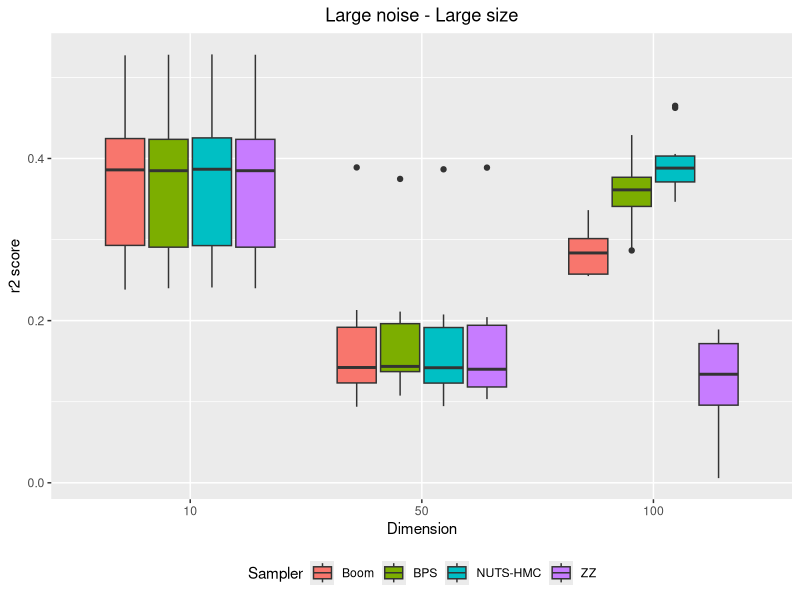

This chart was generated by the following R code:
# plot by number of dimensions
library(ggplot2)

r2scores_bk_d10_n1000_slar = read.csv("r2scores_bk_d10_n1000_slar.csv")
r2scores_zz_d10_n1000_slar = read.csv("r2scores_zz_d10_n1000_slar.csv")
r2scores_hmc_d10_n1000_slar = read.csv("r2scores_hmc_d10_n1000_slar.csv")
r2scores_bps_d10_n1000_slar = read.csv("r2scores_bps_d10_n1000_slar.csv")
r2scores_bk_d50_n1000_slar = read.csv("r2scores_bk_d50_n1000_slar.csv")
r2scores_zz_d50_n1000_slar = read.csv("r2scores_zz_d50_n1000_slar.csv")
r2scores_hmc_d50_n1000_slar = read.csv("r2scores_hmc_d50_n1000_slar.csv")
r2scores_bps_d50_n1000_slar = read.csv("r2scores_bps_d50_n1000_slar.csv")
r2scores_bk_d100_n10000_slar = read.csv("r2scores_bk_d100_n10000_slar.csv")
r2scores_zz_d100_n10000_slar = read.csv("r2scores_zz_d100_n10000_slar.csv")
r2scores_hmc_d100_n10000_slar = read.csv("r2scores_hmc_d100_n10000_slar.csv")
r2scores_bps_d100_n10000_slar = read.csv("r2scores_bps_d100_n10000_slar.csv")

#dataframe creation 
r2scores_d10 = c(r2scores_bk_d10_n1000_slar$X0,r2scores_bps_d10_n1000_slar$X0,r2scores_zz_d10_n1000_slar$X0,r2scores_hmc_d10_n1000_slar$X0)
r2scores_d50 = c(r2scores_bk_d50_n1000_slar$X0,r2scores_bps_d50_n1000_slar$X0,r2scores_zz_d50_n1000_slar$X0,r2scores_hmc_d50_n1000_slar$X0)
r2scores_d100 = c(r2scores_bk_d100_n10000_slar$X0,r2scores_bps_d100_n10000_slar$X0,r2scores_zz_d100_n10000_slar$X0,r2scores_hmc_d100_n10000_slar$X0)
r2scores_val = c(r2scores_d10, r2scores_d50, r2scores_d100)
r2scores = c("10", "50", "100")
d_val = rep(r2scores, each=40)
samplers = c("Boom", "BPS", "ZZ", "NUTS-HMC")
s_val = c(rep(samplers, each=10),rep(samplers, each=10),rep(samplers, each=10))

df = data.frame(d_val, r2scores_val, s_val)

#plot 
png("r2scores_by_dimension_nlar_slar.png", units="in", width=5, height=5, res=600)
ggplot(df, aes(x=factor(d_val, level=c("10", "50", "100")), y=r2scores_val, fill=s_val)) + 
  geom_boxplot() + xlab("Dimension") + ylab("r2 score") + ggtitle("Large noise - Large size")+ labs(fill='Sampler') + theme(plot.title = element_text(hjust = 0.5), legend.position="bottom")
dev.off()
